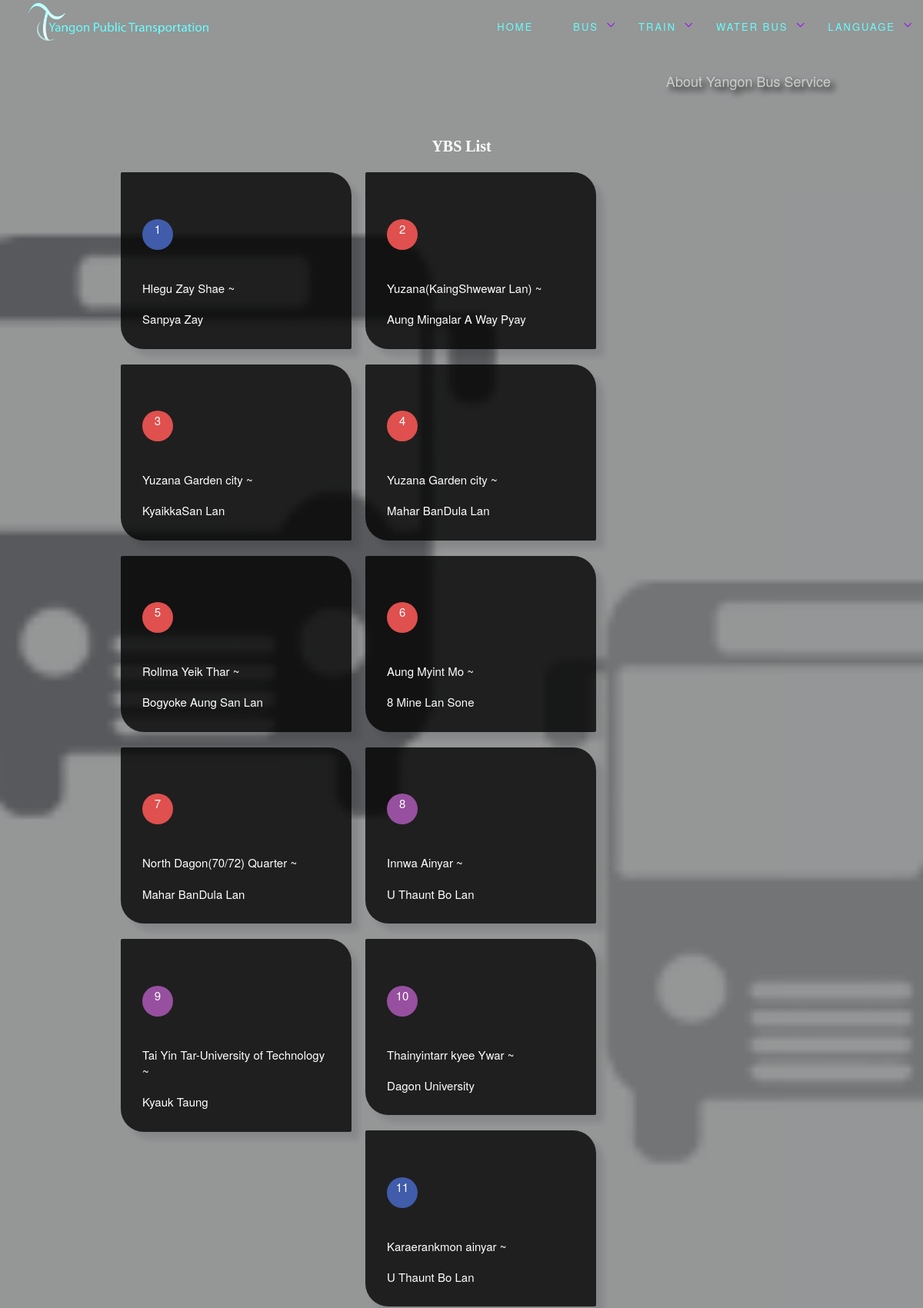
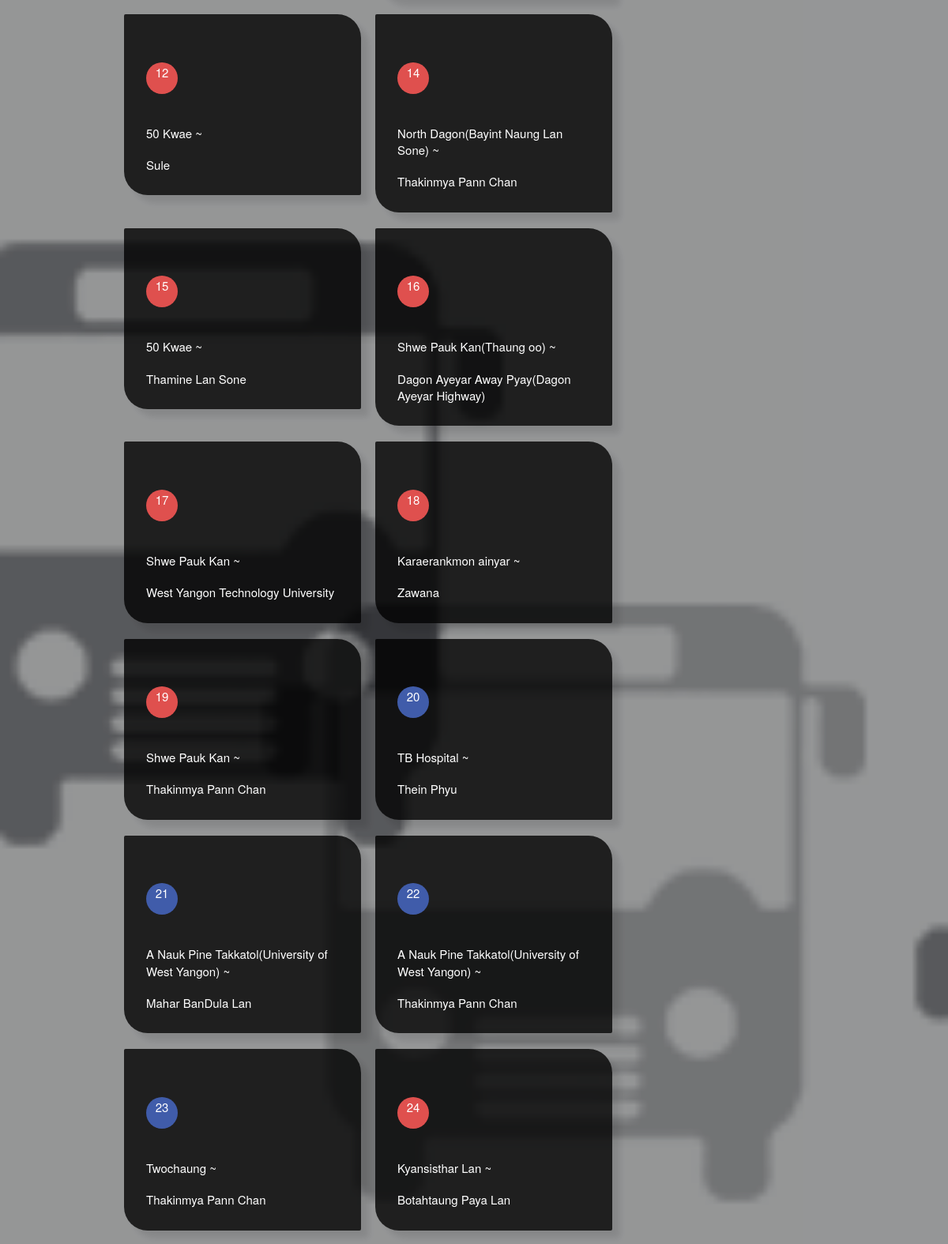
The app's page /pages/bus.php (upper part) with its own data (2 pictures, top to bottom).
### tables this page shows
CREATE TABLE `busmyanmar` (
  `busid` int(50) NOT NULL,
  `busno` varchar(50) NOT NULL,
  `busroute` varchar(1000) DEFAULT NULL,
  `busrouteEng` varchar(2000) NOT NULL,
  `buslocationimg` varchar(100) DEFAULT NULL,
  `buscolor` enum('north','east','south','west','in','out') NOT NULL
);

### pages/getquery.php (called while the page is built, shortened)
<?php
require_once "DataObject.class.php";
class Bus extends DataObject {
public static function getBusNo() {
    $conn = parent::connect();
    $sql = "SELECT SQL_CALC_FOUND_ROWS * FROM " . TBL_bus_myanmar;
    try {
      $conn->query("set character_set_results='utf8'");
      $st = $conn->prepare( $sql );      $st->execute();
      $busno = array();
      foreach ( $st->fetchAll() as $row ) {
        $busno[] = new Bus( $row );
      }
      return array( $busno);
    } catch ( PDOException $e ) {
      parent::disconnect( $conn );
      die( "Query failed: " . $e->getMessage() );
    }
  }
  }
?>

### pages/bus.php (the view, shortened to what this page needs)
<?php
require_once ("DataObject.class.php");
require_once('menu.php');
require_once( "getquery.php" );
list($busno) = Bus::getBusNo();
?>
<section class="busListBG">
  <div class="mainfirst6">
    <a href="aboutybs.php" class="smallcategorylink"><h4 class="smallcategory" style="margin-top: 8%;">About Yangon Bus Service </a></h4>
      <div class="main-box" style="margin-top: 3%;">
       <p class="aboutHeader text-center">YBS List</p>
      <?php
        foreach ( $busno as $busno ) {
      ?>
      <a href="busdetail.php?busid=<?php echo $busno->getValueEncoded( "busid" ) ?>">
        <div class="box-style imagebox wow fadeInRight"  data-wow-delay="0.3s">
          <div class="textbox">
            <h2></h2>
              <p>Bus Number</p><h2 style="text-align: center;">
              <div id="busno_background"
              <?php
                if ($busno->getValueEncoded( "buscolor" )=="north") {
                  echo  ' class="north"';}
                else if($busno->getValueEncoded( "buscolor" )=="east"){
                  echo ' class="east"' ;}
                else if($busno->getValueEncoded( "buscolor" )=="south"){
                  echo ' class="south"' ;}
              ?>
              >
              <?php echo $busno->getValueEncoded( "busid" ) ?>
              </div><br>
              </h2>
              <?php
                $length= $busno->getValueEncoded( "busrouteEng" ) ;
                $array=explode(",", $length);
                $len=count($array);
                echo "<p>From</p>  <span class='span-fontsize'>".$array[0]." ~ <p>to</p> <span class='span-fontsize'> ".$array[$len-1];
              ?>
          </div>
        </div>
      <?php
      }
      ?>
    </div>
  </div>
</section>
<?php echo DataObject::footer(); ?>

### css/main.css (style rules this page uses)
section.busListBG { height: auto; background:url(../image/bgbusicon.png); }
section.trainListBG,section.sec4,section.sec5,section.waterbuslListBG,section.sec6,section.busListBG { position: relative; width: 100%; overflow: hidden; -webkit-background-size: cover; -moz-background-size: cover; -o-background-size: cover; background-size: cover; background-attachment: fixed; background-position: center; background-repeat: no-repeat; }
.mainfirst6 { background: rgba(0, 0, 0, 0.4); z-index: 1; }
.traindetail,.waterbusdetail,.busdetail,.mainfirst6 { position:relative; width: 100%; overflow: hidden; min-height: 100% !important; -webkit-background-size: cover; -moz-background-size: cover; -o-background-size: cover; background-size: cover; background-attachment: fixed; background-position: center; background-repeat: no-repeat; }
.north { background: #405CAA; }
.east { background: #DF504E; }
.south { background: #96509F; }
#busno_background { width: 40px; height: 40px; position: relative; padding: 5px; border-radius: 50%; }
.aboutHeader { color: #fff;font-size: 20px;font-family: 'Italic';font-weight: bolder; }
body { background: rgba(0, 0, 0, 0.3); color: #fff; }
.main-box { position: relative; margin: 0 auto; padding: 1em 2em; max-width: 100%; margin: 0 10%;float: left; }
.imagebox { position: relative; float: left; margin: 10px 1%; min-width: 150px; max-width: 300px; max-height: 400px; width: 48%; height: 48%; border-radius: 2px 30px; overflow: hidden; box-shadow:10px 10px 8px rgba(0,0,0,0.1); transition: 0.5s; }
.textbox { padding: 2em; color: #fff; position: relative; top: 0; left: 0; width: 100%; height: 100%; }
.span-fontsize { font-size: 15px; }
.box-style { background: rgba(0, 0, 0, 0.8); }
.box-style h2 { position: relative; overflow: hidden; padding: 5px 0; font-size: 15px; margin: 0; }
.box-style h2::after { position: absolute; bottom: 0; left: 0; width: 100%; height: 2px; background: #90f; content: ''; -webkit-transition: -webkit-transform 0.35s; transition: transform 0.35s; -webkit-transform: translate3d(100%,0,0); transform: translate3d(100%,0,0); }
body { margin:0; padding: 0; background: #545557; transition: 0.5s; }
.smallcategory { margin-right: 10%;float: right;position: relative;text-decoration: none; }
.smallcategorylink { color: #ccc;;text-decoration: none;transition: 0.2s;text-shadow: 5px 5px 8px #000; }

### records on screen
busmyanmar: busid "1", busrouteEng "Hlegu Zay Shae", busrouteEng "Sanpya Zay"
busmyanmar: busid "2", busrouteEng "Yuzana(KaingShwewar Lan)", busrouteEng "Aung Mingalar A Way Pyay"
busmyanmar: busid "3", busrouteEng "Yuzana Garden city", busrouteEng "KyaikkaSan Lan"
busmyanmar: busid "4", busrouteEng "Yuzana Garden city", busrouteEng "Mahar BanDula Lan"
busmyanmar: busid "5", busrouteEng "Rollma Yeik Thar", busrouteEng "Bogyoke Aung San Lan"
busmyanmar: busid "6", busrouteEng "Aung Myint Mo", busrouteEng "8 Mine Lan Sone"
busmyanmar: busid "7", busrouteEng "North Dagon(70/72) Quarter", busrouteEng "Mahar BanDula Lan"
busmyanmar: busid "8", busrouteEng "Innwa Ainyar", busrouteEng "U Thaunt Bo Lan"
busmyanmar: busid "9", busrouteEng "Tai Yin Tar-University of Technology", busrouteEng "Kyauk Taung"
busmyanmar: busid "10", busrouteEng "Thainyintarr kyee Ywar", busrouteEng "Dagon University"
busmyanmar: busid "11", busrouteEng "Karaerankmon ainyar", busrouteEng "U Thaunt Bo Lan"
busmyanmar: busid "12", array "50 Kwae", len "Sule"
busmyanmar: busid "14", busrouteEng "North Dagon(Bayint Naung Lan Sone)", busrouteEng "Thakinmya Pann Chan"
busmyanmar: busid "15", busrouteEng "50 Kwae", busrouteEng "Thamine Lan Sone"
busmyanmar: busid "16", busrouteEng "Shwe Pauk Kan(Thaung oo)", busrouteEng "Dagon Ayeyar Away Pyay(Dagon Ayeyar Highway)"
busmyanmar: busid "17", busrouteEng "Shwe Pauk Kan", busrouteEng "West Yangon Technology University"
busmyanmar: busid "18", busrouteEng "Karaerankmon ainyar", busrouteEng "Zawana"
busmyanmar: busid "19", busrouteEng "Shwe Pauk Kan", busrouteEng "Thakinmya Pann Chan"
busmyanmar: busid "20", busrouteEng "TB Hospital", busrouteEng "Thein Phyu"
busmyanmar: busid "21", busrouteEng "A Nauk Pine Takkatol(University of West Yangon)", busrouteEng "Mahar BanDula Lan"
busmyanmar: busid "22", busrouteEng "A Nauk Pine Takkatol(University of West Yangon)", busrouteEng "Thakinmya Pann Chan"
busmyanmar: busid "23", busrouteEng "Twochaung", busrouteEng "Thakinmya Pann Chan"
busmyanmar: busid "24", busrouteEng "Kyansisthar Lan", busrouteEng "Botahtaung Paya Lan"
